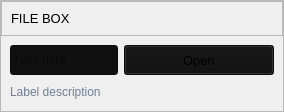
                        <widget class="QFrame" name="row_1">
                         <property name="frameShape">
                          <enum>QFrame::Shape::StyledPanel</enum>
                         </property>
                         <property name="frameShadow">
                          <enum>QFrame::Shadow::Raised</enum>
                         </property>
                         <layout class="QVBoxLayout" name="verticalLayout_16">
                          <property name="spacing">
                           <number>0</number>
                          </property>
                          <property name="leftMargin">
                           <number>0</number>
                          </property>
                          <property name="topMargin">
                           <number>0</number>
                          </property>
                          <property name="rightMargin">
                           <number>0</number>
                          </property>
                          <property name="bottomMargin">
                           <number>0</number>
                          </property>
                          <item>
                           <widget class="QFrame" name="frame_div_content_1">
                            <property name="minimumSize">
                             <size>
                              <width>0</width>
                              <height>110</height>
                             </size>
                            </property>
                            <property name="maximumSize">
                             <size>
                              <width>16777215</width>
                              <height>110</height>
                             </size>
                            </property>
                            <property name="frameShape">
                             <enum>QFrame::Shape::NoFrame</enum>
                            </property>
                            <property name="frameShadow">
                             <enum>QFrame::Shadow::Raised</enum>
                            </property>
                            <layout class="QVBoxLayout" name="verticalLayout_17">
                             <property name="spacing">
                              <number>0</number>
                             </property>
                             <property name="leftMargin">
                              <number>0</number>
                             </property>
                             <property name="topMargin">
                              <number>0</number>
                             </property>
                             <property name="rightMargin">
                              <number>0</number>
                             </property>
                             <property name="bottomMargin">
                              <number>0</number>
                             </property>
                             <item>
                              <widget class="QFrame" name="frame_title_wid_1">
                               <property name="maximumSize">
                                <size>
                                 <width>16777215</width>
                                 <height>35</height>
                                </size>
                               </property>
                               <property name="frameShape">
                                <enum>QFrame::Shape::StyledPanel</enum>
                               </property>
                               <property name="frameShadow">
                                <enum>QFrame::Shadow::Raised</enum>
                               </property>
                               <layout class="QVBoxLayout" name="verticalLayout_18">
                                <item>
                                 <widget class="QLabel" name="labelBoxBlenderInstalation">
                                  <property name="font">
                                   <font>
                                    <family>Segoe UI</family>
                                    <pointsize>10</pointsize>
                                    <italic>false</italic>
                                    <bold>false</bold>
                                   </font>
                                  </property>
                                  <property name="styleSheet">
                                   <string notr="true"/>
                                  </property>
                                  <property name="text">
                                   <string>FILE BOX</string>
                                  </property>
                                 </widget>
                                </item>
                               </layout>
                              </widget>
                             </item>
                             <item>
                              <widget class="QFrame" name="frame_content_wid_1">
                               <property name="frameShape">
                                <enum>QFrame::Shape::NoFrame</enum>
                               </property>
                               <property name="frameShadow">
                                <enum>QFrame::Shadow::Raised</enum>
                               </property>
                               <layout class="QHBoxLayout" name="horizontalLayout_9">
                                <item>
                                 <layout class="QGridLayout" name="gridLayout">
                                  <property name="bottomMargin">
                                   <number>0</number>
                                  </property>
                                  <item row="0" column="0">
                                   <widget class="QLineEdit" name="lineEdit">
                                    <property name="minimumSize">
                                     <size>
                                      <width>0</width>
                                      <height>30</height>
                                     </size>
                                    </property>
                                    <property name="styleSheet">
                                     <string notr="true">background-color: rgba(16,16,16,255);</string>
                                    </property>
                                    <property name="text">
                                     <string/>
                                    </property>
                                    <property name="placeholderText">
                                     <string>Type here</string>
                                    </property>
                                   </widget>
                                  </item>
                                  <item row="0" column="1">
                                   <widget class="QPushButton" name="pushButton">
                                    <property name="minimumSize">
                                     <size>
                                      <width>150</width>
                                      <height>30</height>
                                     </size>
                                    </property>
                                    <property name="font">
                                     <font>
                                      <family>Segoe UI</family>
                                      <pointsize>10</pointsize>
                                      <italic>false</italic>
                                      <bold>false</bold>
                                     </font>
                                    </property>
                                    <property name="cursor">
                                     <cursorShape>PointingHandCursor</cursorShape>
                                    </property>
                                    <property name="styleSheet">
                                     <string notr="true">background-color: rgba(16,16,16,255);</string>
                                    </property>
                                    <property name="text">
                                     <string>Open</string>
                                    </property>
                                    <property name="icon">
                                     <iconset resource="resources.qrc">
                                      <normaloff>:/icons/images/icons/cil-folder-open.png</normaloff>:/icons/images/icons/cil-folder-open.png</iconset>
                                    </property>
                                   </widget>
                                  </item>
                                  <item row="1" column="0" colspan="2">
                                   <widget class="QLabel" name="labelVersion_3">
                                    <property name="styleSheet">
                                     <string notr="true">color: rgb(113, 126, 149);</string>
                                    </property>
                                    <property name="lineWidth">
                                     <number>1</number>
                                    </property>
                                    <property name="text">
                                     <string>Label description</string>
                                    </property>
                                    <property name="alignment">
                                     <set>Qt::AlignmentFlag::AlignLeading|Qt::AlignmentFlag::AlignLeft|Qt::AlignmentFlag::AlignVCenter</set>
                                    </property>
                                   </widget>
                                  </item>
                                 </layout>
                                </item>
                               </layout>
                              </widget>
                             </item>
                            </layout>
                           </widget>
                          </item>
                         </layout>
                        </widget>
